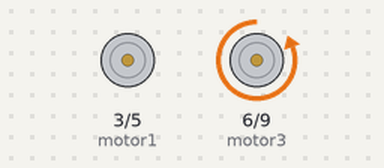
Bench run of a sketch on a simulated Arduino Uno, built with avr-gcc and run on an emulated ATmega328P. On the bench: motor-driver pin pairs drawn as motors (green arrow = first pin HIGH = forward, orange = second pin HIGH = backward, longer = more drive). What the sketch prints to the serial monitor is not drawn.

Above: at 0.15 s.
At 32.42 s:
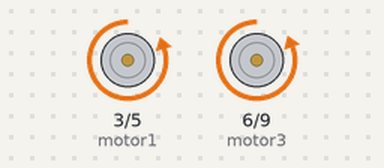
Timing chart, 0 to 32.5 s (numbered marks = the images above):
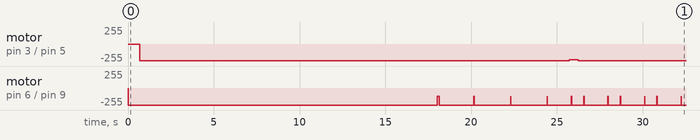

Measured:
- by itself, motor on pin 3 (motor1) / pin 5 (motor2): stopped → backward 252/255 at 0.69 s, → backward 238/255 25.0 s later, → backward 252/255 0.52 s later

The sketch:

sketch_jun30a.ino
```cpp
byte motor1 = 3, motor2 = 5, motor3 = 6, motor4 =9 , echo = 10 , trig = 11 ,x=0,RS=7, LS=2, MS =4, left = 0, right = 0 , med = 0,pr=1,pl=1,pm=1 , SoundSensor = 8;
float give = 0 ,mind = 0;int counter = 0 , RightSmooth =0, Right = 0 , LeftSmooth = 0 , Left = 0;int what = 0,take =0 ;
void setup() {
  // put your setup code here, to run once:
Serial.begin(9600);
pinMode(motor1,OUTPUT);
pinMode(motor2,OUTPUT);
pinMode(motor3,OUTPUT);
pinMode(motor4,OUTPUT);
pinMode(echo,INPUT);
pinMode(RS,INPUT) ;
pinMode(LS,INPUT) ;
pinMode(MS,INPUT) ;
pinMode(SoundSensor,INPUT);
pinMode(trig,OUTPUT);
}

void loop() {
  // put your main code here, to run repeatedly:
take = millis();
what = take*10^(-6);
give = cos(take);
mind = sin(2*take)/2;
    analogWrite(motor1,0);
    analogWrite(motor2,give*255);
    analogWrite(motor3,0);
    analogWrite(motor4,mind*255);
    Serial.println(give);
}
```
